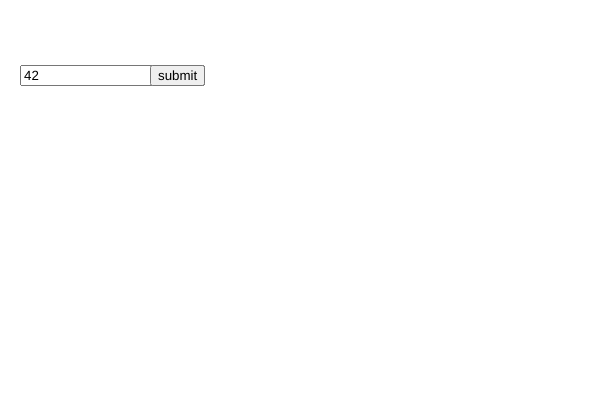
Frame 1 (no input)
Frame 60 (no input): identical to frame 1, image omitted
Frame 120 (the mouse pressed at the canvas centre since frame 60): identical to frame 1, image omitted

The p5.js sketch that drew this single still picture (run headless with seeded random() and noise() and a simulated clock; from frame 60 on, the mouse is pressed at the canvas centre):

// p5.js sketch
// ── sketch.js

var input,button,outzahl,speed, posX, posY;

function drawdot(col){
	var px = 20+10*posX;
	if (px>width){
		px = 20;
		posX = 0
		posY +=1;
	}

	fill(col);
	ellipse(px, 180+10*posY, 10, 10);
	posX += 1;
}


function nextNum(z){
	var timestep = parseInt(40000/speed.value()/speed.value());

	outzahl.html(z);
	if (z < 2) return true

	if (z%2===0){
		drawdot('#fab125');
		return setTimeout(function(){ nextNum(z/2) }, parseInt(timestep));
	} else {
		drawdot('#438496');
		return setTimeout(function(){ nextNum(3*z+1) }, parseInt(timestep));
	}
}





function calc_collatz(){
	var zahl = parseInt(input.value());
	 posX = 0;
	 posY = 0;
	 background('#0fbfcf');
     nextNum(zahl);

	// while (zahl > 1){
	// 	console.log(zahl);
	// 	outzahl.html(zahl);
	// 	zahl=nextNum(zahl);
	// }
	// outzahl.html(zahl);
}


function setup() {

  //create canvas

  createCanvas(600, 400);
  

  input = createInput();
  input.position(20, 65);
  input.value(42);

  button = createButton('submit');
  button.position(150, 65);
  button.mousePressed(calc_collatz);

  outzahl = createElement('h2', '');
  outzahl.position(40, 90);
  outzahl.style('font-size: 60px; color: white');

  speed = createSlider(4, 48, 15);
  speed.position(30,420);




}



function draw() {
  
}
